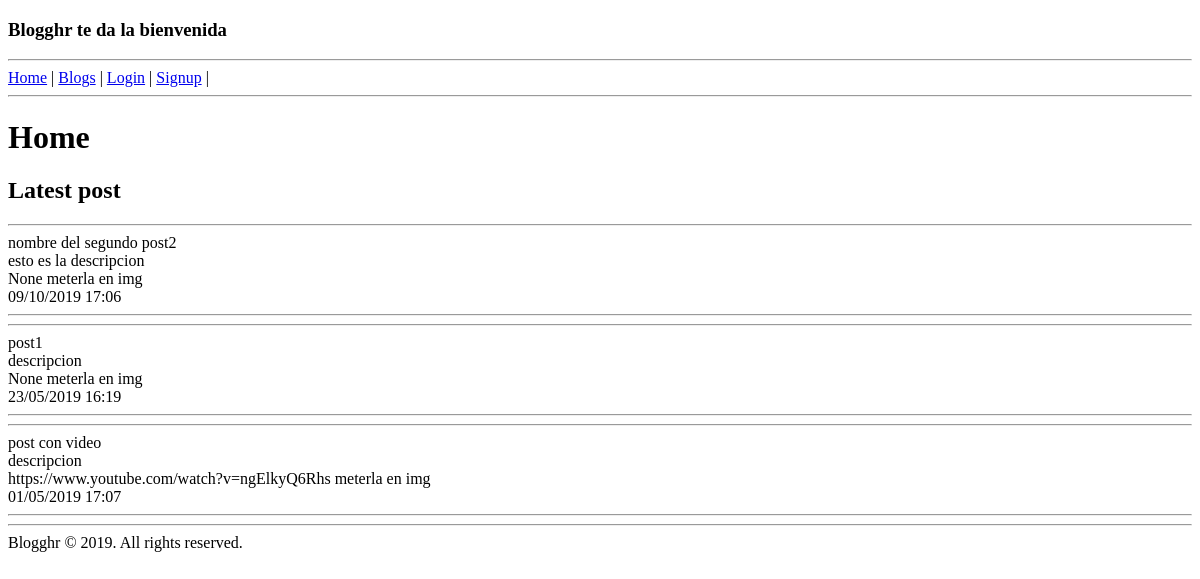
Before: / with the older database file.
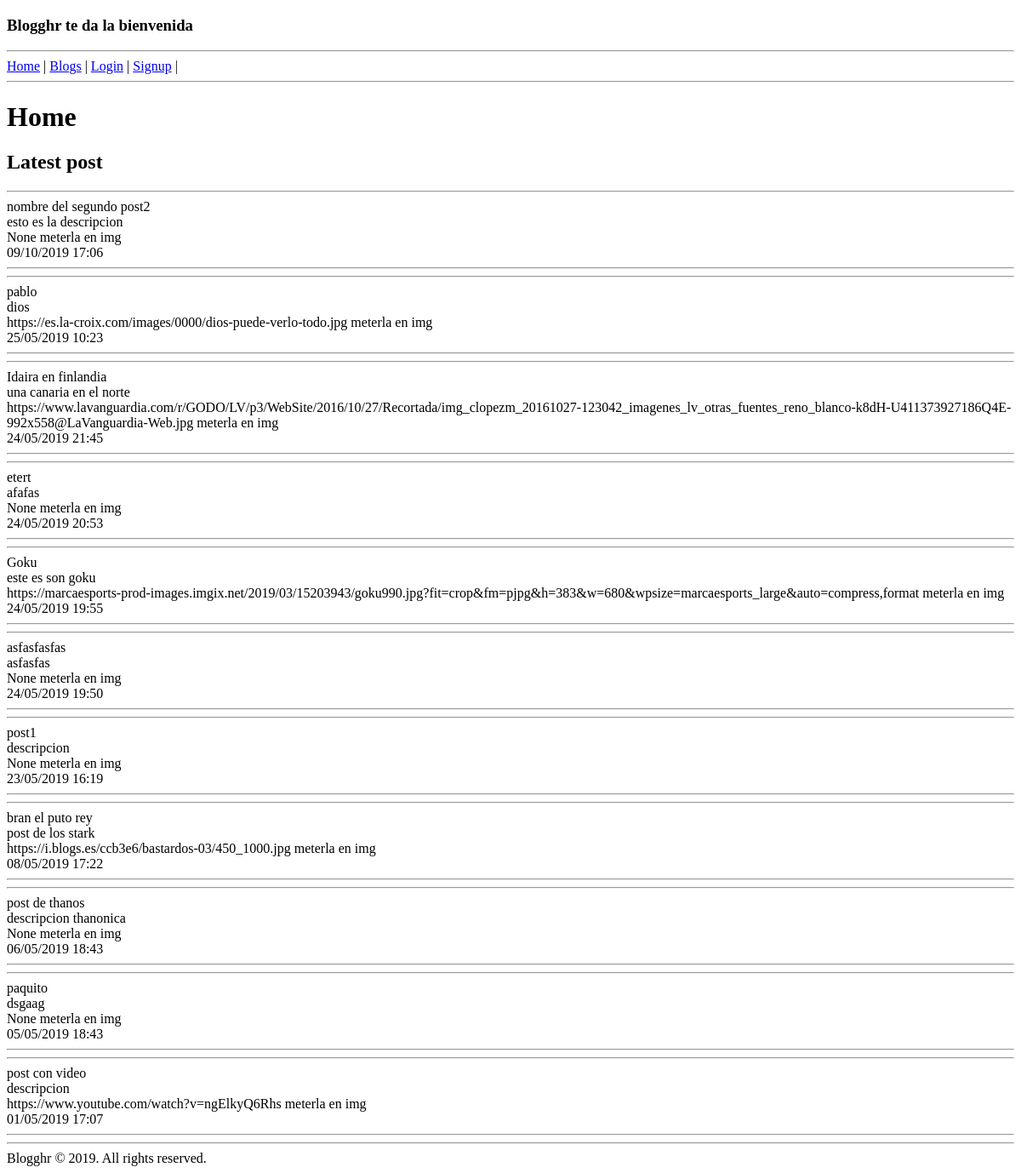
After: the same page with the newer database file.
### blogs/models.py (models this page shows, shortened)
class Post(models.Model):
    name = models.CharField(max_length=150)
    description = models.TextField()
    content = models.TextField()
    url = models.URLField(null=True, blank=True)
    creation_date = models.DateTimeField(auto_now_add=True)
    modification_date = models.DateTimeField(auto_now=True)
    publication_date = models.DateTimeField(default=datetime.datetime.now)  # o timezone.now(), problema naive
    categories = models.ManyToManyField(Category)
    owner = models.ForeignKey(User, related_name='posts', on_delete=models.CASCADE)

### blogs/views.py (the view)
# urls.py: path('', LatestPost.as_view(), name='home'),
class LatestPost(ListView):
    template_name = 'blogs/latest.html'
    def get_queryset(self):
        queryset = Post.objects.filter(publication_date__lte=datetime.datetime.now()).order_by('-publication_date')
        return queryset

### blogs/templates/blogs/latest.html
{% extends 'base.html' %}
{% block main_title %} Home {% endblock %}
{% block main_content %}
   <h2>Latest post</h2>
    {% for post in object_list %}
        <hr>
        {{ post.name }} <br>
        {{ post.description }} <br>
        {{ post.url }} meterla en img<br>
        {{ post.publication_date |date:'d/m/Y' }} {{ post.publication_date |time:'H:i'}}<br>
        <hr>
    {% endfor %}
{% endblock %}

### blogs/templates/base.html (shortened to what this page needs)
<!DOCTYPE html>
<html lang="en">
<head>
</head>
<body>
    <div class="container">
        <header>
            <h3>Blogghr te da la bienvenida {{user.first_name}}</h3>
            <hr>
            <nav>
                <a href="{% url 'home' %}">Home</a> |
                <a href="{% url 'blog_list' %}">Blogs</a> |
                {% if user.is_authenticated %}
                    <a href="{% url 'new_post' %}">New Post</a> |
                    <a href="{% url 'logout' %}">Logout</a> |
                {% else %}
                    <a href="{% url 'login' %}">Login</a> |
                    <a href="{% url 'signup' %}">Signup</a> |
                {% endif %}
            </nav>
            <hr>
        </header>
        <main>
            <h1>{% block main_title %}{% endblock %}</h1>
            <div>{% block main_content %}{% endblock %}</div>
        </main>
        <footer>
            <hr>
            Blogghr &copy; {% now 'Y' %}. All rights reserved.
        </footer>
    </div>
</body>
</html>

Changed rows visible on the page:
added Post: name "pablo", description "dios", url "https://es.la-croix.com/images/0000/dios-puede-verlo-todo.jpg", publication_date "25/05/2019", publication_date "10:23"
added Post: name "Idaira en finlandia", description "una canaria en el norte", url "https://www.lavanguardia.com/r/GODO/LV/p3/WebSite/2016/10/27/Recortada/img_clopezm_20161027-123042_imagenes_lv_otras_fuentes_reno_blanco-k8dH-U411373927186Q4E-992x558@LaVanguardia-Web.jpg", publication_date "24/05/2019", publication_date "21:45"
added Post: name "etert", description "afafas", url "None", publication_date "24/05/2019", publication_date "20:53"
added Post: name "Goku", description "este es son goku", url "https://marcaesports-prod-images.imgix.net/2019/03/15203943/goku990.jpg?fit=crop&fm=pjpg&h=383&w=680&wpsize=marcaesports_large&auto=compress,format", publication_date "24/05/2019", publication_date "19:55"
added Post: name "asfasfasfas", description "asfasfas", url "None", publication_date "24/05/2019", publication_date "19:50"
added Post: name "bran el puto rey", description "post de los stark", url "https://i.blogs.es/ccb3e6/bastardos-03/450_1000.jpg", publication_date "08/05/2019", publication_date "17:22"
added Post: name "post de thanos", description "descripcion thanonica", url "None", publication_date "06/05/2019", publication_date "18:43"
added Post: name "paquito", description "dsgaag", url "None", publication_date "05/05/2019", publication_date "18:43"
